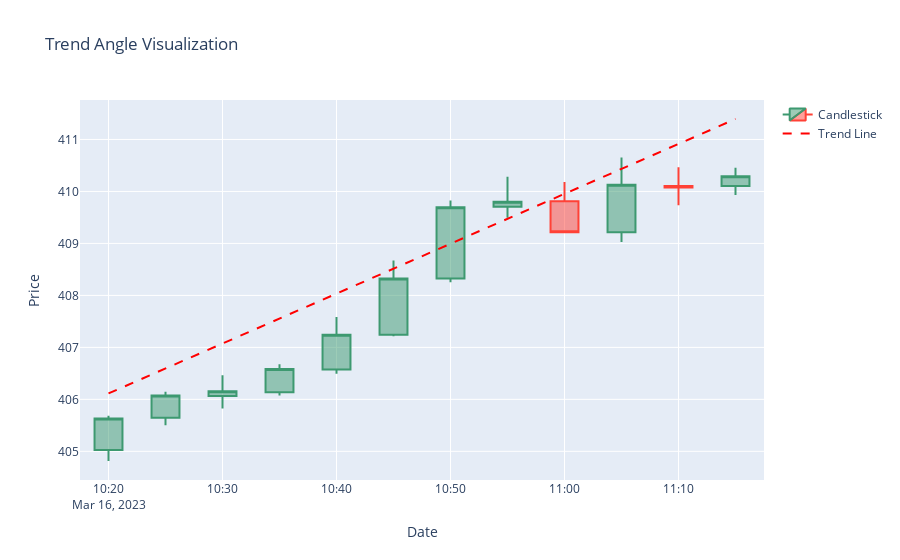

Notebook source saved alongside this figure:
### Code cell
date_time = '2023-03-16 10:20:00'
tr_analyze = trading_data_time_normalized.copy()
start_idx = tr_analyze[tr_analyze['Date'] == date_time].index[0]
tr_analyze = tr_analyze.iloc[start_idx:start_idx+12]
#print(tr_analyze.head())
y = tr_analyze['Close'].values
x = np.arange(1, 13)
x = x.reshape(-1, 1)
y = y.reshape(-1, 1)
regressor = LinearRegression()
regressor.fit(x, y)
slope = regressor.coef_[0][0]
b = regressor.intercept_[0]
print(f"Slope : {slope}")
print(f"Intercept : {b}")

current_close = tr_analyze['Close'].iloc[0]
print(f"Current Close : {current_close}")
trend_values = slope * x + current_close
print(f"Trend Values : {trend_values}")
fig = go.Figure()

# Add candlestick chart
fig.add_trace(go.Candlestick(
    x=tr_analyze['Date'],
    open=tr_analyze['Open'],
    high=tr_analyze['High'],
    low=tr_analyze['Low'],
    close=tr_analyze['Close'],
    name="Candlestick"
))

# Add trend line
fig.add_trace(go.Scatter(
    x=tr_analyze['Date'],
    y=trend_values.reshape(-1),
    mode='lines',
    line=dict(color='red', dash='dash'),
    name=f"Trend Line"
))


fig.update_layout(
    title=f"Trend Angle Visualization",
    xaxis_title="Date",
    yaxis_title="Price",
    xaxis_rangeslider_visible=False
)

# Show interactive plot
fig.show()

### Figure 1 — Plotly figure (JSON) as saved in the notebook; plotly's stock layout.template omitted (floating-point values rounded to 4 significant figures)
{"data": [{"close": [405.6, 406.1, 406.2, 406.6, 407.2, 408.3, 409.7, 409.8, 409.2, 410.1, 410.1, 410.3], "high": [405.7, 406.1, 406.5, 406.7, 407.6, 408.7, 409.8, 410.3, 410.2, 410.7, 410.5, 410.5], "low": [404.8, 405.5, 405.8, 406.1, 406.5, 407.2, 408.3, 409.5, 409.2, 409.0, 409.7, 409.9], "name": "Candlestick", "open": [405.0, 405.6, 406.1, 406.1, 406.6, 407.2, 408.3, 409.7, 409.8, 409.2, 410.1, 410.1], "type": "candlestick", "x": ["2023-03-16T10:20:00", "2023-03-16T10:25:00", "2023-03-16T10:30:00", "2023-03-16T10:35:00", "2023-03-16T10:40:00", "2023-03-16T10:45:00", "2023-03-16T10:50:00", "2023-03-16T10:55:00", "2023-03-16T11:00:00", "2023-03-16T11:05:00", "2023-03-16T11:10:00", "2023-03-16T11:15:00"]}, {"line": {"color": "red", "dash": "dash"}, "mode": "lines", "name": "Trend Line", "type": "scatter", "x": ["2023-03-16T10:20:00", "2023-03-16T10:25:00", "2023-03-16T10:30:00", "2023-03-16T10:35:00", "2023-03-16T10:40:00", "2023-03-16T10:45:00", "2023-03-16T10:50:00", "2023-03-16T10:55:00", "2023-03-16T11:00:00", "2023-03-16T11:05:00", "2023-03-16T11:10:00", "2023-03-16T11:15:00"], "y": [406.1, 406.6, 407.1, 407.6, 408.0, 408.5, 409.0, 409.5, 410.0, 410.4, 410.9, 411.4]}], "layout": {"title": {"text": "Trend Angle Visualization"}, "xaxis": {"rangeslider": {"visible": false}, "title": {"text": "Date"}}, "yaxis": {"title": {"text": "Price"}}}}
